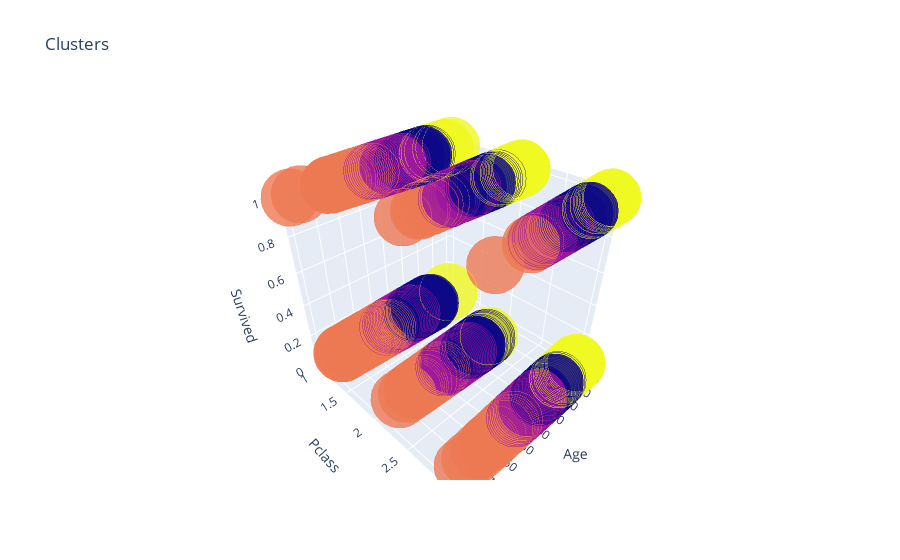

Notebook cell for this chart:
### Markdown cell above
Thực hiện vẽ biểu đồ 3D, biểu diễn kết quả gom cụm Tuổi, Thu nhập hằng năm và Số điểm mua sắm.

### Code cell
df['label3'] = labels3
trace1 = go.Scatter3d(
    x = df['Age'],
    y = df[ 'Pclass'],
    z = df['Survived'],
    mode='markers',
        marker=dict(
        color= df[ 'label3'], 
        size= 20,
        line=dict(
        color = df['label3'],
        width= 12
        ),
        opacity=0.8
    )
)
dat = [trace1]
layout = go.Layout(
    title = 'Clusters',
    scene = dict(
    xaxis = dict(title = 'Age'),
    yaxis = dict(title = 'Pclass'),
    zaxis = dict(title = 'Survived')
)
)
fig = go.Figure(data = dat, layout=layout)
py.offline.iplot(fig)

### Figure 1 — Plotly figure (JSON) as saved in the notebook; plotly's stock layout.template omitted (floating-point values rounded to 4 significant figures; data arrays with more than 128 entries replaced by an {"elided": "..."} marker saying what was removed)
{"data": [{"marker": {"color": {"elided": "1309 int values"}, "line": {"color": {"elided": "1309 int values"}, "width": 12}, "opacity": 0.8, "size": 20}, "mode": "markers", "type": "scatter3d", "x": {"elided": "1309 int values"}, "y": {"elided": "1309 int values"}, "z": {"elided": "1309 int values"}}], "layout": {"scene": {"xaxis": {"title": {"text": "Age"}}, "yaxis": {"title": {"text": "Pclass"}}, "zaxis": {"title": {"text": "Survived"}}}, "title": {"text": "Clusters"}}}
